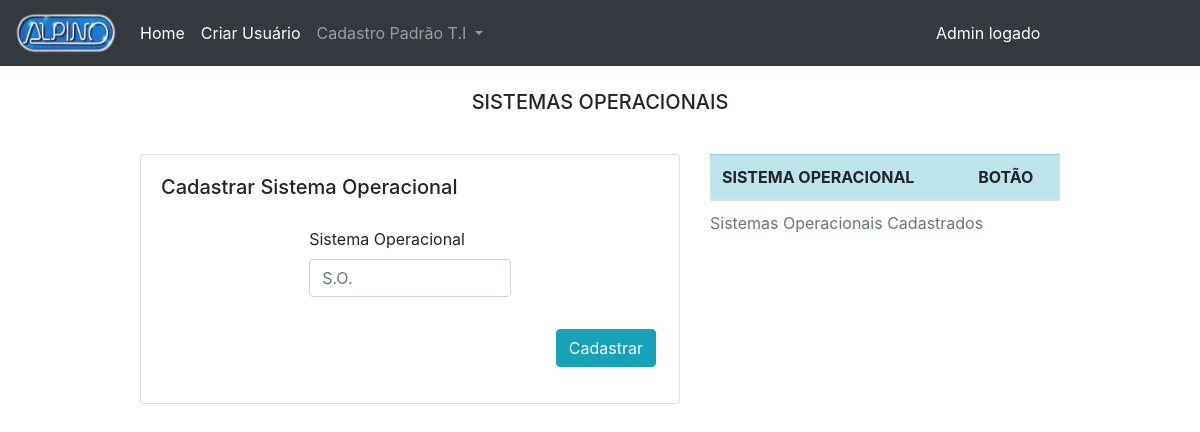
The page /public/pags/admin/registerStandard/registerSO.php on the database as committed earlier.
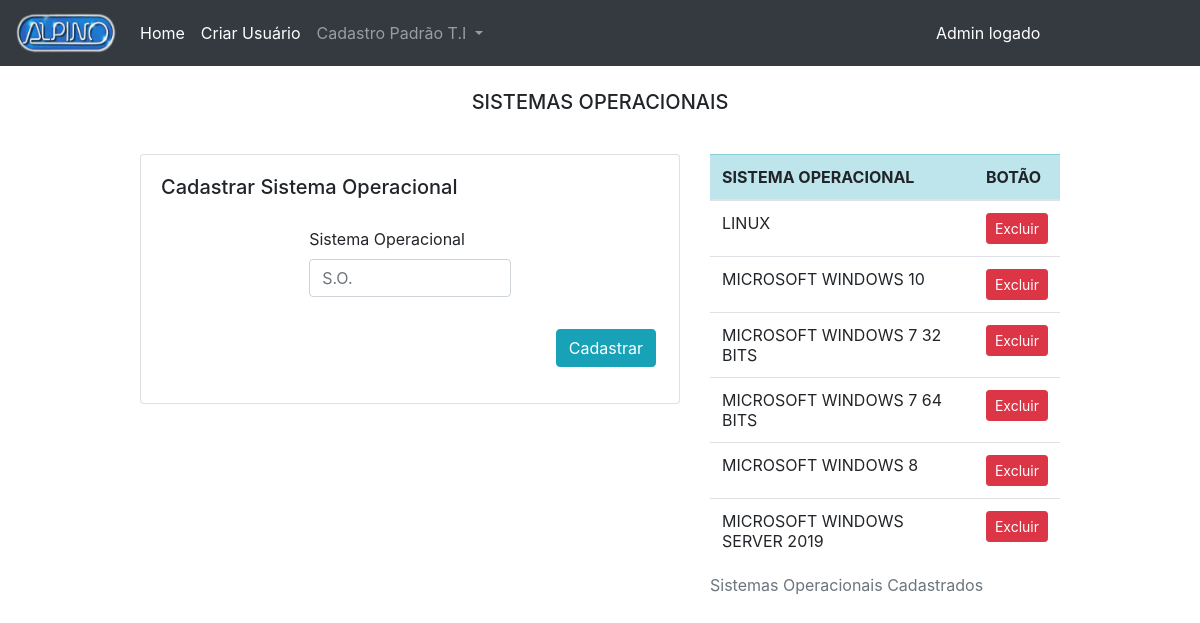
The same page on the database as committed later.
### tables this page shows
CREATE TABLE `sistema_operacional` (
  `id` int(10) UNSIGNED NOT NULL,
  `sistema_operacional` varchar(45) NOT NULL
);

### public/pags/admin/registerStandard/registerSO.php (the view, shortened to what this page needs)
<?php
    include_once("../../../../src/config/conexaodb.php");
    $coleta = mysqli_query($conn, "SELECT * FROM sistema_operacional order by sistema_operacional asc");
?>
<html lang="pt-br">
<head>
    <link rel="stylesheet" href="../../../../node_modules/bootstrap/dist/css/bootstrap.css">
</head>
<body>
    <?php
        include_once '../include/nav_register.php';
    ?>
    <div class="container">
        <div class="row">
            <div class="col">
                <div class="py-3 text-center">
                    <h5 class="display-5 m-2">SISTEMAS OPERACIONAIS</h5>
                </div>
            </div>
        </div>
        <div class="row justify-content-center">
            <div class="col-md-6">
                <div class="py-3">
                    <div class="card">
                        <div class="card-body">
                            <h5 class="card-title">Cadastrar Sistema Operacional</h5>
                            <div class="row">
                                <div class="col">
                                    <form action="../../../../src/db/admin/sistemaOperacional/insert.php" method="POST">
                                        <div class="form-row justify-content-center">
                                            <div class="form-group col-md-5">
                                                <label for="inputSO" class="pt-3">Sistema Operacional</label>
                                                <input type="text" name="inputSO" class="form-control" placeholder="S.O.">
                                            </div>
                                        </div>
                                        <div class="pt-3">
                                            <div class="form-row justify-content-end">
                                                <button type="submit" class="btn btn-info mr-2">Cadastrar</button>
                                            </div>
                                        </div>
                                    </form>
                                </div>
                            </div>
                        </div>
                    </div>
                </div>
            </div>
            <div class="col-md-4">
                <div class="py-3">
                    <table class="table">
                        <caption>Sistemas Operacionais Cadastrados</caption>
                        <thead>
                            <tr class="table-info">
                                <th scope="col">SISTEMA OPERACIONAL</th>
                                <th scope="col">BOTÃO</th>
                            </tr>
                        </thead>
                        <tbody>
                            <?php while($linha = mysqli_fetch_assoc($coleta)) { ?>
                            <tr>
                                <td>
                                    <?php echo $linha['sistema_operacional']; ?>
                                </td>
                                <td>
                                    <a href="../../../../src/db/admin/sistemaOperacional/delete.php?id=<?php echo $linha['id']; ?>">
                                        <button type="button" class="btn btn-danger btn-sm">Excluir</button>
                                    </a>
                                </td>
                            </tr>
                            <?php } ?>
                        </tbody>
                    </table>
                </div>
            </div>
        </div>
    </div>
</body>
</html>

Rows that differ between the two databases and show on the page:
added sistema_operacional: sistema_operacional "LINUX"
added sistema_operacional: sistema_operacional "MICROSOFT WINDOWS 10"
added sistema_operacional: sistema_operacional "MICROSOFT WINDOWS 7 32 BITS"
added sistema_operacional: sistema_operacional "MICROSOFT WINDOWS 7 64 BITS"
added sistema_operacional: sistema_operacional "MICROSOFT WINDOWS 8"
added sistema_operacional: sistema_operacional "MICROSOFT WINDOWS SERVER 2019"
